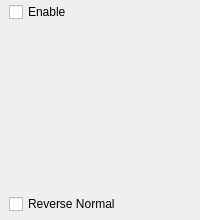
                <widget class="QWidget" name="clipping_plane4_">
                 <attribute name="title">
                  <string>4</string>
                 </attribute>
                 <layout class="QVBoxLayout" name="verticalLayout_13">
                  <property name="spacing">
                   <number>10</number>
                  </property>
                  <property name="leftMargin">
                   <number>9</number>
                  </property>
                  <property name="topMargin">
                   <number>2</number>
                  </property>
                  <property name="rightMargin">
                   <number>9</number>
                  </property>
                  <property name="bottomMargin">
                   <number>6</number>
                  </property>
                  <item>
                   <widget class="QCheckBox" name="enable_cp4_">
                    <property name="text">
                     <string>Enable</string>
                    </property>
                   </widget>
                  </item>
                  <item>
                   <widget class="QWidget" name="cp4_params_widget_" native="true">
                    <property name="minimumSize">
                     <size>
                      <width>0</width>
                      <height>0</height>
                     </size>
                    </property>
                    <layout class="QVBoxLayout" name="verticalLayout_12">
                     <property name="spacing">
                      <number>4</number>
                     </property>
                     <property name="margin">
                      <number>0</number>
                     </property>
                     <item>
                      <widget class="QtUtils::QtSliderDoubleCombo" name="cp4_x_" native="true">
                       <property name="sizePolicy">
                        <sizepolicy hsizetype="Preferred" vsizetype="Fixed">
                         <horstretch>0</horstretch>
                         <verstretch>0</verstretch>
                        </sizepolicy>
                       </property>
                       <property name="minimumSize">
                        <size>
                         <width>0</width>
                         <height>35</height>
                        </size>
                       </property>
                      </widget>
                     </item>
                     <item>
                      <widget class="QtUtils::QtSliderDoubleCombo" name="cp4_y_" native="true">
                       <property name="sizePolicy">
                        <sizepolicy hsizetype="Preferred" vsizetype="Fixed">
                         <horstretch>0</horstretch>
                         <verstretch>0</verstretch>
                        </sizepolicy>
                       </property>
                       <property name="minimumSize">
                        <size>
                         <width>0</width>
                         <height>35</height>
                        </size>
                       </property>
                      </widget>
                     </item>
                     <item>
                      <widget class="QtUtils::QtSliderDoubleCombo" name="cp4_z_" native="true">
                       <property name="sizePolicy">
                        <sizepolicy hsizetype="Preferred" vsizetype="Fixed">
                         <horstretch>0</horstretch>
                         <verstretch>0</verstretch>
                        </sizepolicy>
                       </property>
                       <property name="minimumSize">
                        <size>
                         <width>0</width>
                         <height>35</height>
                        </size>
                       </property>
                      </widget>
                     </item>
                     <item>
                      <widget class="QtUtils::QtSliderDoubleCombo" name="cp4_d_" native="true">
                       <property name="sizePolicy">
                        <sizepolicy hsizetype="Preferred" vsizetype="Fixed">
                         <horstretch>0</horstretch>
                         <verstretch>0</verstretch>
                        </sizepolicy>
                       </property>
                       <property name="minimumSize">
                        <size>
                         <width>0</width>
                         <height>35</height>
                        </size>
                       </property>
                      </widget>
                     </item>
                    </layout>
                   </widget>
                  </item>
                  <item>
                   <widget class="QCheckBox" name="cp4_reverse_norm_">
                    <property name="text">
                     <string>Reverse Normal</string>
                    </property>
                   </widget>
                  </item>
                 </layout>
                </widget>
